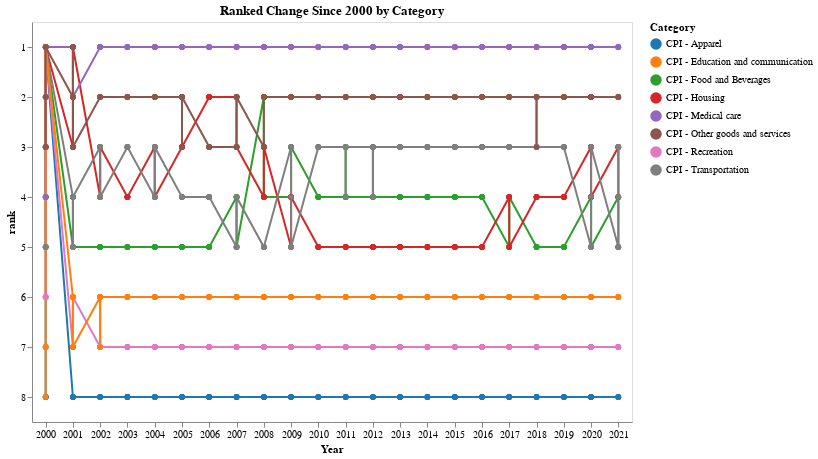

The notebook cell this image was saved under:
### Code cell
# Bump Chart
alt.Chart(df[['date','change','Category']][(df['date'] >= start_date) & (df['date'] <= end_date)]).mark_line(point = True).encode(
    x = alt.X("date:O", timeUnit="year", title="Year"),
    y="rank:O",
    color = alt.Color('Category', scale=alt.Scale(scheme = c_scheme)),
    tooltip = 'Category'
).transform_window(
    rank="rank()",
    sort=[alt.SortField("change", order="descending")],
    groupby=["date"]
).properties(
    title='Ranked Change Since ' + str(start_year) +' by Category',
    width=600,
    height=400,
)

### Figure 1 — Vega-Lite specification as saved in the notebook (floating-point values rounded to 4 significant figures; data arrays with more than 128 entries replaced by an {"elided": "..."} marker saying what was removed)
{"config": {"view": {"continuousWidth": 400, "continuousHeight": 300}}, "data": {"name": "data-937a165c8ffa194ab9d69bd68fd81af9"}, "mark": {"type": "line", "point": true}, "encoding": {"color": {"field": "Category", "scale": {"scheme": "category10"}, "type": "nominal"}, "tooltip": {"field": "Category", "type": "nominal"}, "x": {"field": "date", "timeUnit": "year", "title": "Year", "type": "ordinal"}, "y": {"field": "rank", "type": "ordinal"}}, "height": 400, "title": "Ranked Change Since 2000 by Category", "transform": [{"window": [{"op": "rank", "field": "", "as": "rank"}], "groupby": ["date"], "sort": [{"field": "change", "order": "descending"}]}], "width": 600, "$schema": "https://vega.github.io/schema/vega-lite/v4.17.0.json", "datasets": {"data-937a165c8ffa194ab9d69bd68fd81af9": {"elided": "2112 records"}}}
